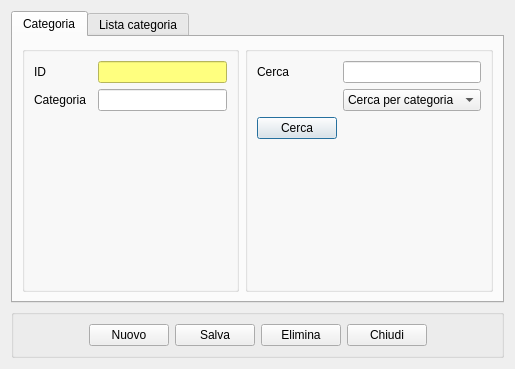
<?xml version="1.0" encoding="UTF-8"?>
<ui version="4.0">
 <class>porto</class>
 <widget class="QDialog" name="porto">
  <property name="geometry">
   <rect>
    <x>0</x>
    <y>0</y>
    <width>515</width>
    <height>369</height>
   </rect>
  </property>
  <property name="sizePolicy">
   <sizepolicy hsizetype="Fixed" vsizetype="Fixed">
    <horstretch>0</horstretch>
    <verstretch>0</verstretch>
   </sizepolicy>
  </property>
  <property name="windowTitle">
   <string>Anagrafica categorie</string>
  </property>
  <layout class="QGridLayout" name="gridLayout">
   <item row="0" column="0">
    <widget class="QTabWidget" name="tabWidget">
     <property name="currentIndex">
      <number>0</number>
     </property>
     <widget class="QWidget" name="tab">
      <attribute name="title">
       <string>Categoria</string>
      </attribute>
      <layout class="QGridLayout" name="gridLayout_7">
       <item row="0" column="1">
        <widget class="QGroupBox" name="groupBox_3">
         <property name="title">
          <string/>
         </property>
         <layout class="QGridLayout" name="gridLayout_3">
          <item row="0" column="0">
           <widget class="QLabel" name="label_3">
            <property name="text">
             <string>Cerca</string>
            </property>
           </widget>
          </item>
          <item row="0" column="1">
           <widget class="QLineEdit" name="search"/>
          </item>
          <item row="1" column="1">
           <widget class="QComboBox" name="comboBox">
            <item>
             <property name="text">
              <string>Cerca per categoria</string>
             </property>
            </item>
            <item>
             <property name="text">
              <string>Cerca per ID</string>
             </property>
            </item>
           </widget>
          </item>
          <item row="2" column="0">
           <widget class="QPushButton" name="cerca_categ">
            <property name="text">
             <string>Cerca</string>
            </property>
            <property name="icon">
             <iconset resource="../fabaria.qrc">
              <normaloff>:/images/edit-find.png</normaloff>:/images/edit-find.png</iconset>
            </property>
           </widget>
          </item>
          <item row="3" column="0">
           <spacer name="verticalSpacer">
            <property name="orientation">
             <enum>Qt::Vertical</enum>
            </property>
            <property name="sizeHint" stdset="0">
             <size>
              <width>20</width>
              <height>125</height>
             </size>
            </property>
           </spacer>
          </item>
          <item row="3" column="1">
           <spacer name="verticalSpacer_4">
            <property name="orientation">
             <enum>Qt::Vertical</enum>
            </property>
            <property name="sizeHint" stdset="0">
             <size>
              <width>20</width>
              <height>125</height>
             </size>
            </property>
           </spacer>
          </item>
         </layout>
        </widget>
       </item>
       <item row="0" column="0">
        <widget class="QGroupBox" name="groupBox">
         <layout class="QGridLayout" name="gridLayout_4">
          <item row="0" column="1" colspan="2">
           <widget class="QLineEdit" name="id">
            <property name="styleSheet">
             <string notr="true">background-color:rgb(255, 255, 127)</string>
            </property>
           </widget>
          </item>
          <item row="1" column="0">
           <widget class="QLabel" name="label_2">
            <property name="text">
             <string>Categoria</string>
            </property>
           </widget>
          </item>
          <item row="1" column="1" colspan="2">
           <widget class="QLineEdit" name="lineEdit"/>
          </item>
          <item row="2" column="0">
           <spacer name="verticalSpacer_3">
            <property name="orientation">
             <enum>Qt::Vertical</enum>
            </property>
            <property name="sizeHint" stdset="0">
             <size>
              <width>58</width>
              <height>155</height>
             </size>
            </property>
           </spacer>
          </item>
          <item row="2" column="1">
           <spacer name="verticalSpacer_2">
            <property name="orientation">
             <enum>Qt::Vertical</enum>
            </property>
            <property name="sizeHint" stdset="0">
             <size>
              <width>20</width>
              <height>155</height>
             </size>
            </property>
           </spacer>
          </item>
          <item row="2" column="2">
           <spacer name="horizontalSpacer">
            <property name="orientation">
             <enum>Qt::Horizontal</enum>
            </property>
            <property name="sizeHint" stdset="0">
             <size>
              <width>40</width>
              <height>20</height>
             </size>
            </property>
           </spacer>
          </item>
          <item row="0" column="0">
           <widget class="QLabel" name="label">
            <property name="text">
             <string>ID</string>
            </property>
           </widget>
          </item>
         </layout>
        </widget>
       </item>
      </layout>
      <zorder>label</zorder>
      <zorder>groupBox</zorder>
      <zorder>groupBox_3</zorder>
     </widget>
     <widget class="QWidget" name="tab_2">
      <attribute name="title">
       <string>Lista categoria</string>
      </attribute>
      <layout class="QGridLayout" name="gridLayout_6">
       <item row="0" column="0">
        <widget class="QTableView" name="tableView">
         <attribute name="verticalHeaderDefaultSectionSize">
          <number>15</number>
         </attribute>
        </widget>
       </item>
      </layout>
     </widget>
    </widget>
   </item>
   <item row="1" column="0">
    <widget class="QGroupBox" name="groupBox_2">
     <property name="title">
      <string/>
     </property>
     <layout class="QGridLayout" name="gridLayout_2">
      <item row="0" column="2">
       <widget class="QPushButton" name="salva">
        <property name="toolTip">
         <string>Salva</string>
        </property>
        <property name="text">
         <string>Salva</string>
        </property>
        <property name="icon">
         <iconset resource="../fabaria.qrc">
          <normaloff>:/images/document-save.png</normaloff>:/images/document-save.png</iconset>
        </property>
       </widget>
      </item>
      <item row="0" column="3">
       <widget class="QPushButton" name="elimina">
        <property name="toolTip">
         <string>Elimina</string>
        </property>
        <property name="text">
         <string>Elimina</string>
        </property>
        <property name="icon">
         <iconset resource="../fabaria.qrc">
          <normaloff>:/images/edit-delete.png</normaloff>:/images/edit-delete.png</iconset>
        </property>
       </widget>
      </item>
      <item row="0" column="4">
       <widget class="QPushButton" name="esci">
        <property name="toolTip">
         <string>Esci </string>
        </property>
        <property name="text">
         <string>Chiudi</string>
        </property>
        <property name="icon">
         <iconset resource="../../backup_restore_db/images.qrc">
          <normaloff>:/images/dialog-close.png</normaloff>:/images/dialog-close.png</iconset>
        </property>
       </widget>
      </item>
      <item row="0" column="5">
       <spacer name="horizontalSpacer_2">
        <property name="orientation">
         <enum>Qt::Horizontal</enum>
        </property>
        <property name="sizeHint" stdset="0">
         <size>
          <width>40</width>
          <height>20</height>
         </size>
        </property>
       </spacer>
      </item>
      <item row="0" column="1">
       <widget class="QPushButton" name="nuovo">
        <property name="toolTip">
         <string>Nuovo</string>
        </property>
        <property name="text">
         <string>Nuovo</string>
        </property>
        <property name="icon">
         <iconset resource="../fabaria.qrc">
          <normaloff>:/images/filenew.png</normaloff>:/images/filenew.png</iconset>
        </property>
       </widget>
      </item>
      <item row="0" column="0">
       <spacer name="horizontalSpacer_3">
        <property name="orientation">
         <enum>Qt::Horizontal</enum>
        </property>
        <property name="sizeHint" stdset="0">
         <size>
          <width>40</width>
          <height>20</height>
         </size>
        </property>
       </spacer>
      </item>
     </layout>
    </widget>
   </item>
  </layout>
 </widget>
 <tabstops>
  <tabstop>id</tabstop>
  <tabstop>lineEdit</tabstop>
  <tabstop>search</tabstop>
  <tabstop>comboBox</tabstop>
  <tabstop>cerca_categ</tabstop>
  <tabstop>nuovo</tabstop>
 </tabstops>
 <resources>
  <include location="../../backup_restore_db/images.qrc"/>
  <include location="../fabaria.qrc"/>
 </resources>
 <connections/>
</ui>
